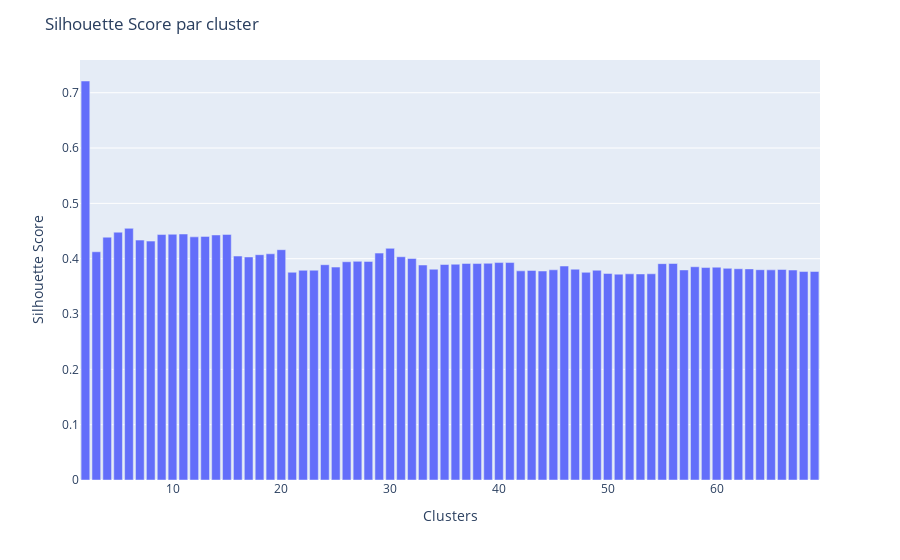

The notebook cell saved with this chart:
### Code cell
cluster_scores=pd.DataFrame(sil)
k_frame = pd.Series(k)


fig = px.bar(data_frame=cluster_scores,
             x=k,
             y=cluster_scores.iloc[:, -1]
            )


fig.update_layout(
    yaxis_title="Silhouette Score",
    xaxis_title="Clusters",
    title="Silhouette Score par cluster"
)

fig.show()

### Figure 1 — Plotly figure (JSON) as saved in the notebook; plotly's stock layout.template omitted (floating-point values rounded to 4 significant figures)
{"data": [{"hovertemplate": "x=%{x}<br>0=%{y}<extra></extra>", "legendgroup": "", "marker": {"color": "#636efa", "pattern": {"shape": ""}}, "name": "", "orientation": "v", "showlegend": false, "textposition": "auto", "type": "bar", "x": [2, 3, 4, 5, 6, 7, 8, 9, 10, 11, 12, 13, 14, 15, 16, 17, 18, 19, 20, 21, 22, 23, 24, 25, 26, 27, 28, 29, 30, 31, 32, 33, 34, 35, 36, 37, 38, 39, 40, 41, 42, 43, 44, 45, 46, 47, 48, 49, 50, 51, 52, 53, 54, 55, 56, 57, 58, 59, 60, 61, 62, 63, 64, 65, 66, 67, 68, 69], "xaxis": "x", "y": [0.7212, 0.4125, 0.4389, 0.4479, 0.4549, 0.4336, 0.4318, 0.4436, 0.4442, 0.4446, 0.4395, 0.4403, 0.4429, 0.4439, 0.4048, 0.4031, 0.4072, 0.4089, 0.4163, 0.3755, 0.379, 0.3792, 0.3891, 0.3848, 0.3945, 0.3952, 0.3951, 0.4101, 0.4187, 0.4035, 0.4003, 0.3886, 0.381, 0.3895, 0.39, 0.3914, 0.3912, 0.3917, 0.393, 0.393, 0.378, 0.3788, 0.3777, 0.3799, 0.3868, 0.381, 0.3754, 0.3792, 0.3733, 0.3721, 0.3727, 0.3725, 0.3727, 0.3911, 0.3913, 0.3797, 0.3854, 0.384, 0.3847, 0.3826, 0.3818, 0.3816, 0.3801, 0.3798, 0.3804, 0.3795, 0.3768, 0.3769], "yaxis": "y"}], "layout": {"barmode": "relative", "legend": {"tracegroupgap": 0}, "margin": {"t": 60}, "title": {"text": "Silhouette Score par cluster"}, "xaxis": {"anchor": "y", "domain": [0, 1], "title": {"text": "Clusters"}}, "yaxis": {"anchor": "x", "domain": [0, 1], "title": {"text": "Silhouette Score"}}}}
